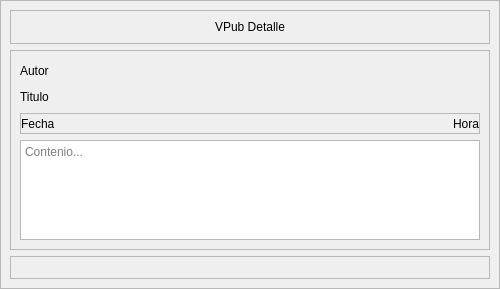
<?xml version="1.0" encoding="UTF-8"?>
<ui version="4.0">
 <class>VPubDetalle</class>
 <widget class="QMainWindow" name="VPubDetalle">
  <property name="geometry">
   <rect>
    <x>0</x>
    <y>0</y>
    <width>500</width>
    <height>289</height>
   </rect>
  </property>
  <property name="minimumSize">
   <size>
    <width>500</width>
    <height>0</height>
   </size>
  </property>
  <property name="maximumSize">
   <size>
    <width>500</width>
    <height>16777215</height>
   </size>
  </property>
  <property name="windowTitle">
   <string>MainWindow</string>
  </property>
  <widget class="QWidget" name="centralwidget">
   <property name="maximumSize">
    <size>
     <width>16777215</width>
     <height>16777215</height>
    </size>
   </property>
   <layout class="QVBoxLayout" name="verticalLayout">
    <property name="spacing">
     <number>0</number>
    </property>
    <property name="leftMargin">
     <number>0</number>
    </property>
    <property name="topMargin">
     <number>0</number>
    </property>
    <property name="rightMargin">
     <number>0</number>
    </property>
    <property name="bottomMargin">
     <number>0</number>
    </property>
    <item>
     <widget class="QFrame" name="frame">
      <property name="frameShape">
       <enum>QFrame::StyledPanel</enum>
      </property>
      <property name="frameShadow">
       <enum>QFrame::Raised</enum>
      </property>
      <layout class="QVBoxLayout" name="verticalLayout_2">
       <item>
        <widget class="QFrame" name="frame_4">
         <property name="maximumSize">
          <size>
           <width>16777215</width>
           <height>50</height>
          </size>
         </property>
         <property name="frameShape">
          <enum>QFrame::StyledPanel</enum>
         </property>
         <property name="frameShadow">
          <enum>QFrame::Raised</enum>
         </property>
         <layout class="QHBoxLayout" name="horizontalLayout">
          <item alignment="Qt::AlignHCenter">
           <widget class="QLabel" name="label">
            <property name="styleSheet">
             <string notr="true">font: 700 20pt &quot;Inter&quot;;</string>
            </property>
            <property name="text">
             <string>VPub Detalle</string>
            </property>
           </widget>
          </item>
         </layout>
        </widget>
       </item>
       <item>
        <widget class="QFrame" name="frame_3">
         <property name="maximumSize">
          <size>
           <width>16777215</width>
           <height>200</height>
          </size>
         </property>
         <property name="frameShape">
          <enum>QFrame::StyledPanel</enum>
         </property>
         <property name="frameShadow">
          <enum>QFrame::Raised</enum>
         </property>
         <layout class="QVBoxLayout" name="verticalLayout_3">
          <item>
           <widget class="QLabel" name="label_autor">
            <property name="styleSheet">
             <string notr="true">font: 700 10pt &quot;Inter&quot;;</string>
            </property>
            <property name="text">
             <string>Autor</string>
            </property>
           </widget>
          </item>
          <item>
           <widget class="QLabel" name="label_titulo">
            <property name="styleSheet">
             <string notr="true">font: 10pt &quot;Inter&quot;;</string>
            </property>
            <property name="text">
             <string>Titulo</string>
            </property>
           </widget>
          </item>
          <item>
           <widget class="QFrame" name="frame_5">
            <property name="maximumSize">
             <size>
              <width>16777215</width>
              <height>50</height>
             </size>
            </property>
            <property name="frameShape">
             <enum>QFrame::StyledPanel</enum>
            </property>
            <property name="frameShadow">
             <enum>QFrame::Raised</enum>
            </property>
            <layout class="QHBoxLayout" name="horizontalLayout_2">
             <property name="spacing">
              <number>0</number>
             </property>
             <property name="leftMargin">
              <number>0</number>
             </property>
             <property name="topMargin">
              <number>0</number>
             </property>
             <property name="rightMargin">
              <number>0</number>
             </property>
             <property name="bottomMargin">
              <number>0</number>
             </property>
             <item alignment="Qt::AlignLeft">
              <widget class="QLabel" name="label_fecha">
               <property name="styleSheet">
                <string notr="true">font: 10pt &quot;Inter&quot;;</string>
               </property>
               <property name="text">
                <string>Fecha</string>
               </property>
              </widget>
             </item>
             <item alignment="Qt::AlignRight">
              <widget class="QLabel" name="label_hora">
               <property name="styleSheet">
                <string notr="true">font: 10pt &quot;Inter&quot;;</string>
               </property>
               <property name="text">
                <string>Hora</string>
               </property>
              </widget>
             </item>
            </layout>
           </widget>
          </item>
          <item>
           <widget class="QTextEdit" name="textArea_contenido">
            <property name="enabled">
             <bool>true</bool>
            </property>
            <property name="maximumSize">
             <size>
              <width>16777215</width>
              <height>100</height>
             </size>
            </property>
            <property name="styleSheet">
             <string notr="true">font: 10pt &quot;Inter&quot;;</string>
            </property>
            <property name="readOnly">
             <bool>true</bool>
            </property>
            <property name="placeholderText">
             <string>Contenio...</string>
            </property>
           </widget>
          </item>
         </layout>
        </widget>
       </item>
       <item>
        <widget class="QFrame" name="frame_imagen">
         <property name="frameShape">
          <enum>QFrame::StyledPanel</enum>
         </property>
         <property name="frameShadow">
          <enum>QFrame::Raised</enum>
         </property>
        </widget>
       </item>
      </layout>
     </widget>
    </item>
   </layout>
  </widget>
 </widget>
 <resources/>
 <connections/>
</ui>
